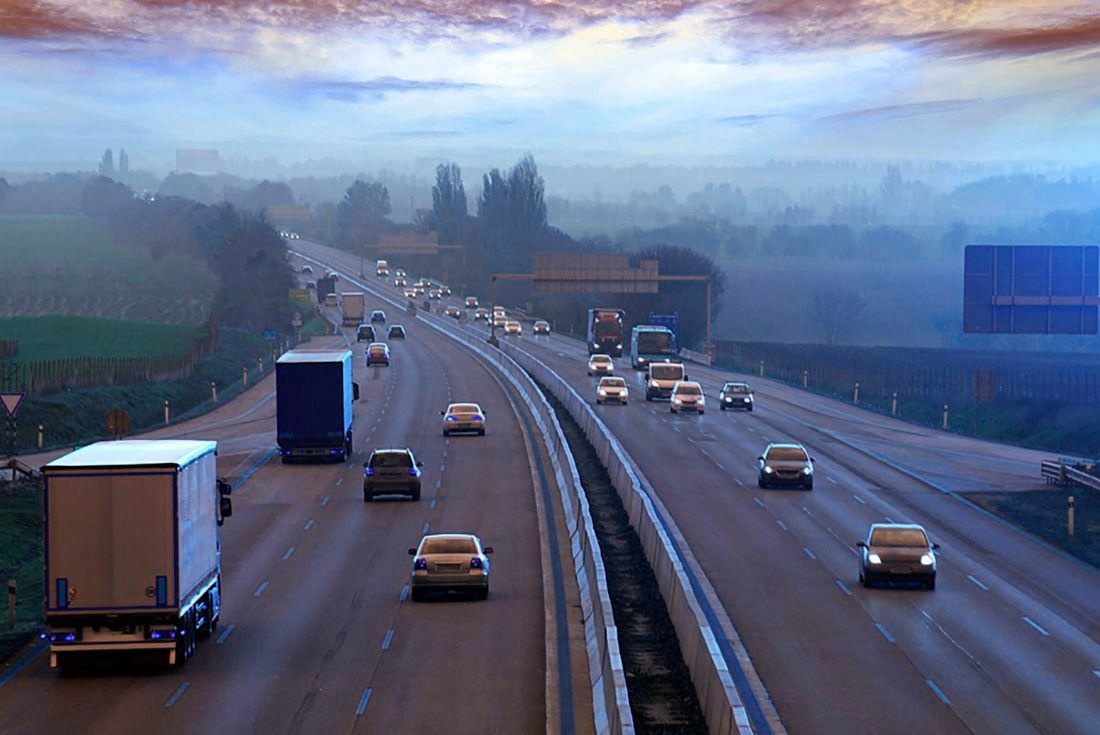
#> input picture Images/savedImage.jpg, 1100 x 735 px, found by its file name
$ jupyter execute '33 - Morphological Operations(Openning).ipynb'
#> lines starting #> are read from the running program, lines starting #| are printed output that depends on the picture; after the words box and inside, x2 and y2 are one past the last pixel; in counts of white or black regions, pixels touching at a corner belong together
## 33 - Morphological Operations (Openning)

Morphological operations are used to extract image components that are useful in the representation and description of region shape. Morphological operations are some basic tasks dependent on the picture shape. It is typically performed on binary images. It needs two data sources, one is the input image, the second one is called structuring component. Morphological operators take an input image and a structuring component as input and these elements are then combines using the set operators. The objects in the input image are processed depending on attributes of the shape of the image, which are encoded in the structuring component.

Opening is similar to erosion as it tends to remove the bright foreground pixels from the edges of regions of foreground pixels. The impact of the operator is to safeguard foreground region that has similarity with the structuring component, or that can totally contain the structuring component while taking out every single other area of foreground pixels. Opening operation is used for removing internal noise in an image.

#### Syntax: cv2.morphologyEx(image, cv2.MORPH_OPEN, kernel)

#### Parameters:

-> image: Input Image array.

-> cv2.MORPH_OPEN: Applying the Morphological Opening operation.

-> kernel: Structuring element.


[cell 1]
import cv2
import numpy as np
import matplotlib.pyplot as plt

[cell 2]
Image = cv2.imread("/Users/alireza/Coding/OpenCV_Learning/OpenCV_Learnings/Images/savedImage.jpg")
#> Image is the input picture: shape (735, 1100, 3); mean B, G, R 136.2, 109.4, 98.3


hsv = cv2.cvtColor(Image, cv2.COLOR_BGR2HSV)
#> hsv: shape (735, 1100, 3); mean H, S, V 111.2, 88.3, 138.5

blue1 = np.array([110, 50, 50])
blue2 = np.array([130, 255, 255])


mask = cv2.inRange(hsv, blue1, blue2)
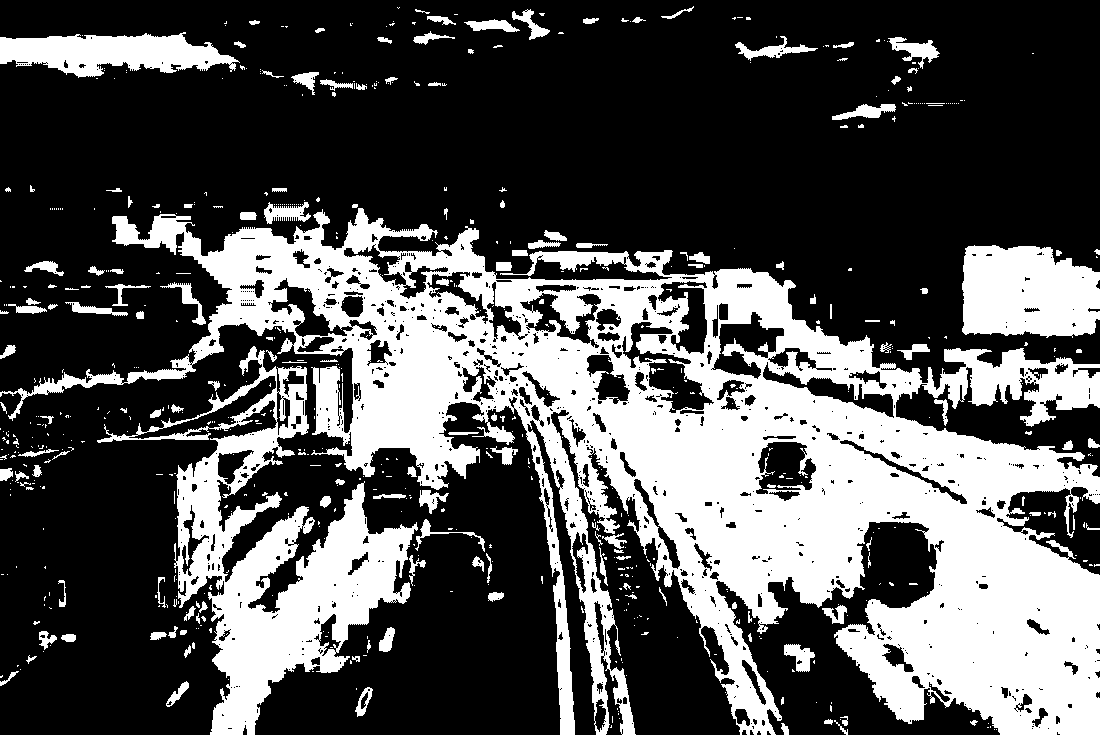
#> mask: shape (735, 1100); 32.5% white; 646 white regions (489 under 20 px), largest, box (x1, y1, x2, y2) and area: (0, 208, 1100, 735) 193778, (97, 346, 418, 735) 34364, (962, 245, 1100, 338) 10896

res = cv2.bitwise_and(Image, Image, mask = mask)
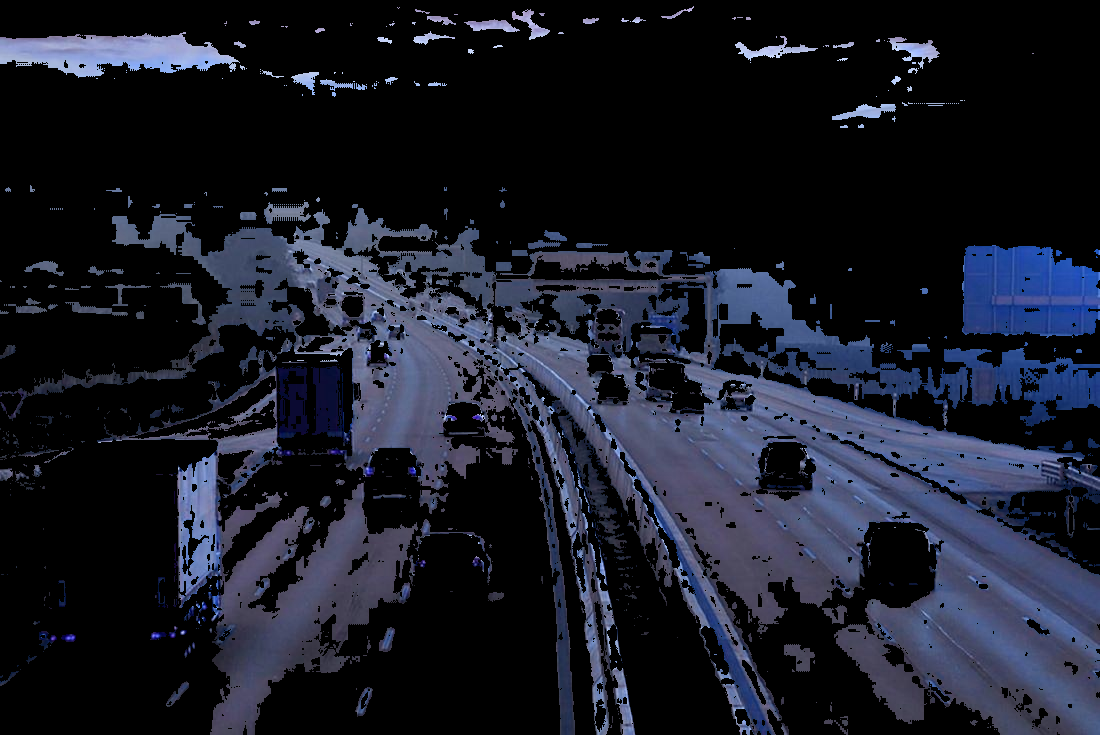
#> res: shape (735, 1100, 3); mean B, G, R 39.2, 27.5, 24.6

kernel = np.ones((5, 5), np.uint8)

opening = cv2.morphologyEx(mask, cv2.MORPH_OPEN, kernel)
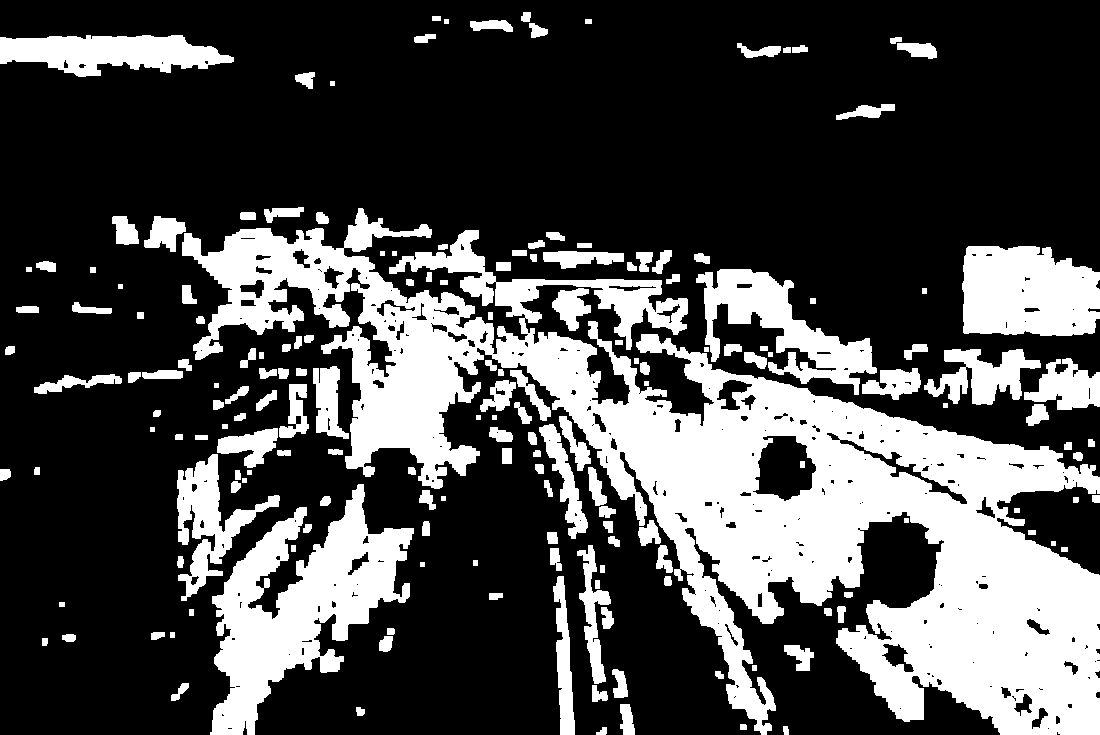
#> opening: shape (735, 1100); 29.2% white; 179 white regions, largest, box (x1, y1, x2, y2) and area: (182, 208, 1100, 735) 144677, (210, 484, 414, 735) 21914, (962, 246, 1100, 336) 10822

plt.imshow(mask , cmap='gray')
